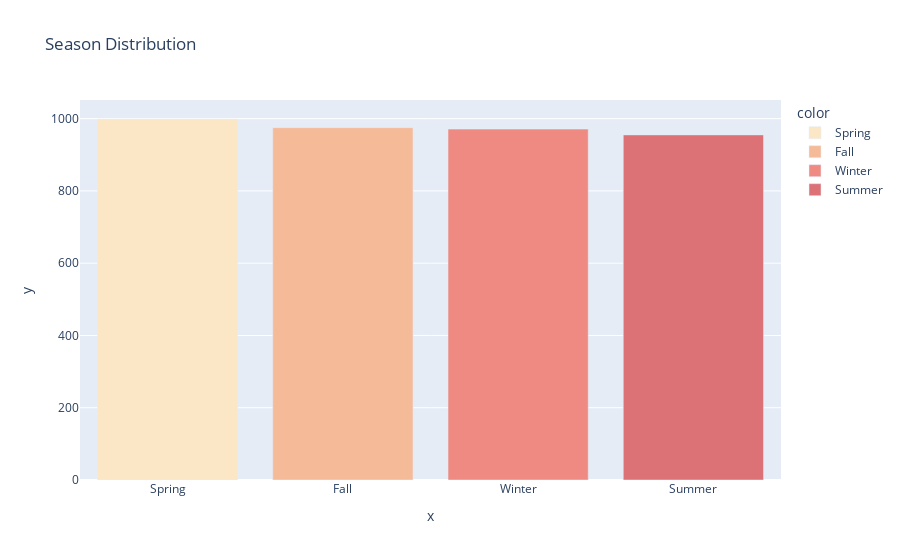

Notebook code cell kept with this figure:
### Code cell
season_counts = df["Season"].value_counts()
fig = px.bar(x=season_counts.index, y=season_counts.values, labels=season_counts.index, color=season_counts.index ,color_discrete_sequence=px.colors.sequential.Burgyl,title='Season Distribution')
fig.show()

### Figure 1 — Plotly figure (JSON) as saved in the notebook; plotly's stock layout.template omitted (floating-point values rounded to 4 significant figures)
{"data": [{"alignmentgroup": "True", "hovertemplate": "color=Spring<br>x=%{x}<br>y=%{y}<extra></extra>", "legendgroup": "Spring", "marker": {"color": "rgb(251, 230, 197)", "pattern": {"shape": ""}}, "name": "Spring", "offsetgroup": "Spring", "orientation": "v", "showlegend": true, "textposition": "auto", "type": "bar", "x": ["Spring"], "xaxis": "x", "y": [999], "yaxis": "y"}, {"alignmentgroup": "True", "hovertemplate": "color=Fall<br>x=%{x}<br>y=%{y}<extra></extra>", "legendgroup": "Fall", "marker": {"color": "rgb(245, 186, 152)", "pattern": {"shape": ""}}, "name": "Fall", "offsetgroup": "Fall", "orientation": "v", "showlegend": true, "textposition": "auto", "type": "bar", "x": ["Fall"], "xaxis": "x", "y": [975], "yaxis": "y"}, {"alignmentgroup": "True", "hovertemplate": "color=Winter<br>x=%{x}<br>y=%{y}<extra></extra>", "legendgroup": "Winter", "marker": {"color": "rgb(238, 138, 130)", "pattern": {"shape": ""}}, "name": "Winter", "offsetgroup": "Winter", "orientation": "v", "showlegend": true, "textposition": "auto", "type": "bar", "x": ["Winter"], "xaxis": "x", "y": [971], "yaxis": "y"}, {"alignmentgroup": "True", "hovertemplate": "color=Summer<br>x=%{x}<br>y=%{y}<extra></extra>", "legendgroup": "Summer", "marker": {"color": "rgb(220, 113, 118)", "pattern": {"shape": ""}}, "name": "Summer", "offsetgroup": "Summer", "orientation": "v", "showlegend": true, "textposition": "auto", "type": "bar", "x": ["Summer"], "xaxis": "x", "y": [955], "yaxis": "y"}], "layout": {"barmode": "relative", "legend": {"title": {"text": "color"}, "tracegroupgap": 0}, "title": {"text": "Season Distribution"}, "xaxis": {"anchor": "y", "domain": [0, 1], "title": {"text": "x"}}, "yaxis": {"anchor": "x", "domain": [0, 1], "title": {"text": "y"}}}}
